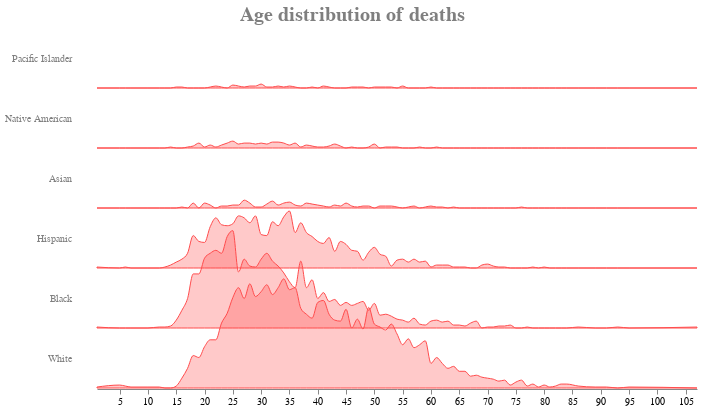

Here is the notebook cell this chart was saved with:
### Markdown cell above
Young Black people are at the highest risk of being killed by the police, with the most deaths happening at 25 years old. At 25, you should be living your best life instead of worrying whether you might get shot at a routine traffic stop or have the police called on you because you were wearing a mask and seemed "suspicious". Again, this goes back to the idea that Black people are criminals, and are often the primary suspects in white spaces. So in response, more police are sent into Black communities to prevent crime through discriminatory policies like [stop and frisk](https://www.nytimes.com/2019/11/17/nyregion/bloomberg-stop-and-frisk-new-york.html), [broken window policing](https://www.npr.org/2016/11/01/500104506/broken-windows-policing-and-the-origins-of-stop-and-frisk-and-how-it-went-wrong), traffic stops, arrests and ultimately shootings. If you want more examples, take a look at this [list](https://www.washingtonpost.com/graphics/2020/opinions/systemic-racism-police-evidence-criminal-justice-system/#Misdemeanors) compiled by Radley Balko from the Washington Post.

### Code cell
#hide_input

#subset data by age and race
x = df.groupby(['Race', 'Age']).size().reset_index()
x = x[(x.Race != 'Unknown race') & (x.Race != 'Unknown Race')]
x = x.rename(columns={0:'deaths'})
x = x[(x.Age != '40s') & (x.Age != 'Unknown')]
x['Age'] = x.Age.astype(int)

step = 59
overlap = 1

r = alt.Chart(x, height=step).mark_area(
    fill='#ff4c4d', interpolate='monotone',
    fillOpacity=0.3, strokeWidth=1, stroke='#ff4c4d'
).encode(
    alt.X('Age', bin='binned', axis=alt.Axis(title=None)),
    alt.Y('deaths', scale=alt.Scale(range=[step, -step * overlap]), axis=None)
).properties(width=600, height=60)

alt.layer(r, data=x).facet(
    row=alt.Row('Race', title=None, sort=alt.EncodingSortField('deaths', op='sum', order='ascending'),
                header=alt.Header(labelAlign='left', labelAngle=0, labelColor='#7f7f7f', labelPadding=25))
).properties(
    bounds='flush',
    title='Age distribution of deaths'
).configure_facet(
    spacing=0
).configure_view(
    stroke=None
).configure_title(
    fontSize=20,
    anchor='middle',
    color='#7f7f7f',
)

### Figure 1 — Vega-Lite specification as saved in the notebook (floating-point values rounded to 4 significant figures; data arrays with more than 128 entries replaced by an {"elided": "..."} marker saying what was removed)
{"config": {"view": {"continuousWidth": 400, "continuousHeight": 300, "stroke": null}, "facet": {"spacing": 0}, "title": {"anchor": "middle", "color": "#7f7f7f", "fontSize": 20}}, "data": {"name": "data-fd1895e3aaf04c4d14000effd9cfdbd6"}, "facet": {"row": {"type": "nominal", "field": "Race", "header": {"labelAlign": "left", "labelAngle": 0, "labelColor": "#7f7f7f", "labelPadding": 25}, "sort": {"field": "deaths", "op": "sum", "order": "ascending"}, "title": null}}, "spec": {"layer": [{"mark": {"type": "area", "fill": "#ff4c4d", "fillOpacity": 0.3, "interpolate": "monotone", "stroke": "#ff4c4d", "strokeWidth": 1}, "encoding": {"x": {"type": "quantitative", "axis": {"title": null}, "bin": "binned", "field": "Age"}, "y": {"type": "quantitative", "axis": null, "field": "deaths", "scale": {"range": [59, -59]}}}, "height": 60, "width": 600}]}, "bounds": "flush", "title": "Age distribution of deaths", "$schema": "https://vega.github.io/schema/vega-lite/v4.8.1.json", "datasets": {"data-fd1895e3aaf04c4d14000effd9cfdbd6": {"elided": "319 records"}}}
